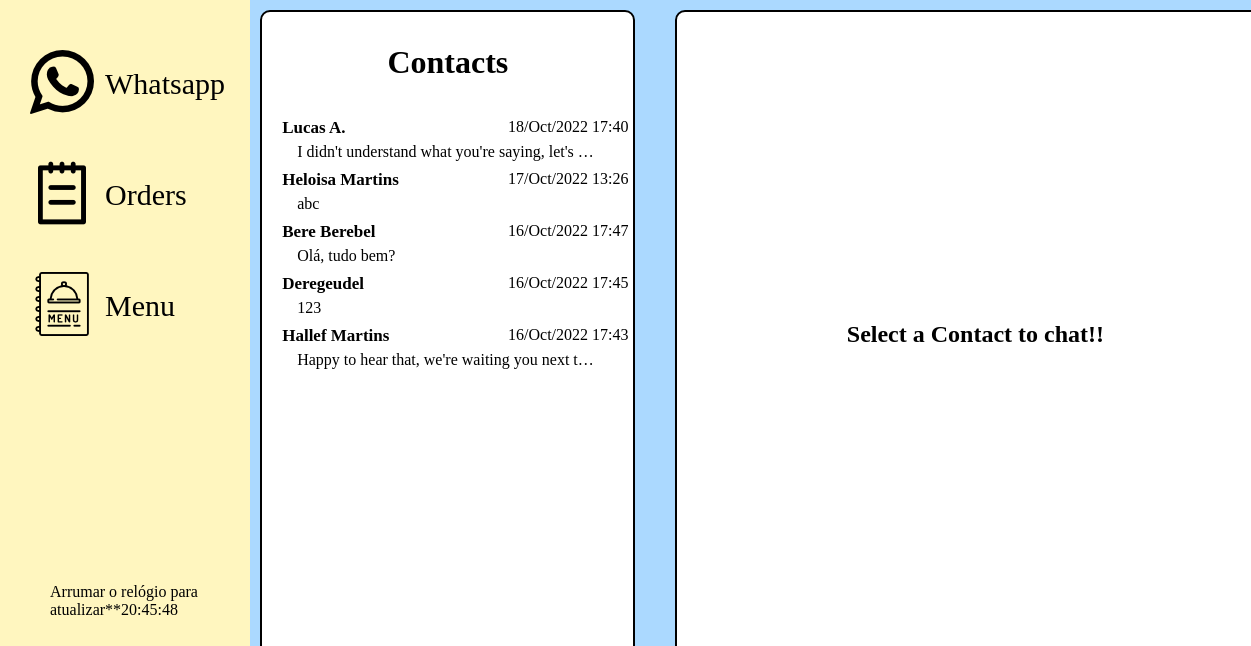
Page /chat/ on the committed database.
### Bot/models.py (models this page shows, shortened)
class Contacts(models.Model):
    name = models.CharField(max_length=32)
    phone_number = models.CharField(max_length=16, unique=True)
    class Meta: verbose_name_plural = 'Contacts'
    def get_id(self):
        return f"{self.id}"

class Messages(models.Model):
    from_number = models.CharField(max_length=16)
    to_number = models.CharField(max_length=16)
    message_text = models.TextField()
    sent_datetime = models.DateTimeField()
    contact_id = models.ForeignKey(
        Contacts,
        on_delete=models.CASCADE
    )
    class Meta: verbose_name_plural = 'Messages'

### Bot/views.py (the view)
# urls.py: path('chat/', chat, name='chat'),
def chat(request, **kwargs): #Show all numbers that messaged
    last_message = {id : Messages.objects.filter(contact_id = id).last() for id in Contacts.objects.all()}
    if request.method == "POST" or kwargs:
        id = kwargs.get('id')
        if request.POST.get('id') != None:
            id = request.POST.get('id')
        text = request.POST.get('text')
        if text != None:
            to = Contacts.objects.get(id = id)
            send_message(text, to.phone_number, to)
        user = Contacts.objects.get(id = id)
        messages = Messages.objects.filter(contact_id = id).order_by('-id')
        num_orders = Orders.objects.filter(contact_id = id).count()
        active_orders = Orders.objects.filter(contact_id = id, status__in = ('Delivering', 'Preparing'))
    else:
        messages = None
        active_orders = None
        num_orders = 0
        user = None
    return render(request, 'Chat/chat.html', {'contact' : last_message, 'messages' : messages, 'num_orders' : num_orders, 'active_orders' : active_orders, 'user' : user})

### Bot/templates/Chat/chat.html
{% extends 'main.html' %}
{% load static %}
{% block styles %}
    <link rel="stylesheet" href="{% static 'css/chat.css' %}">
{% endblock %}
{% block content %}
<section id="chat">
    <p class="contacts">Contacts</p>
    <form method="POST"> {% csrf_token %}
        {% for number, message in contact.items %}
        <button class="buttonnumber" type="submit" name="id" value="{{ number.get_id }}">
            <div class="number">
                <span class="name">{{ number.name }}</span>
                <span class="time">{{ message.sent_datetime|date:"d/M/Y H:i" }}</span>
                <span class="message">{{ message.message_text }}</span>
            </div>
        </button>
        {% endfor %}
    </form>
</section>
<section id="chatting">
    {% if messages %}
        <div class="contact_info">
            <div class="perfil">
                <div class="firstletter">{{ user.name|make_list|first|upper }}</div>
            </div>
            <div class="info">
                <span class="name_chat">{{ user.name }}</span><br>
                <span class="number_chat">{{ user.phone_number}}</span>
            </div>
            <div class="order_info">
                <span>Numbers of Orders: {{ num_orders }}</span><br>
                <span>Active Order: {% if active_orders %}
                    {% for order in active_orders %}
                        <a href="{{ order.get_absolute_url }}">{{ order.id }}</a>
                    {% endfor %}
                    {% else %}
                        No active orders
                    {% endif %}
                </span>
            </div>
        </div>
        <div class="messages_chatbox">
        {% for message in messages %}
            {% if message.contact_id.phone_number == message.from_number %}
                <div class="message_user">
                    <span class="message_user_chatbox">{{ message.message_text }}</span><span class="time_send_chatbox">{{ message.sent_datetime|date:"d/m H:i" }}</span>
                </div>
            {% else %}
            <div class="message_system">
                <span class="message_system_chatbox">{{ message.message_text }}</span><span class="time_send_chatbox">{{ message.sent_datetime|date:"d/m H:i" }}</span>
            </div>
            {% endif %}
        {% endfor %}
        </div>
        <form method="POST"> {% csrf_token %}
            <div class="text_input">
                    <textarea required name="text" placeholder="Message"></textarea>
            </div>
            <div class="send_text">
                <button class="buttonsend" type="submit" name="id" value="{{ user.id }}">
                    <img class="send" src="{% static 'img/send-button.png' %}">
                </button>
            </div>
        </form>
    {% else %}
        <span class="noneselected"><center>Select a Contact to chat!!</center></span>
    {% endif %}
</section>
{% endblock %}

### Bot/static/css/chat.css (style rules this page uses)
#chat { position: absolute; margin-top: 10px; margin-left: 10px; width: 30%; height: 97%; background-color: #FFFFFF; border: 2px solid black; border-radius: 10px; box-sizing: border-box; }
#chatting { position: absolute; background-color: #FFFFFF; margin-top: 10px; margin-left: 425px; width: 48%; height: 97%; border: 2px solid black; border-radius: 10px; box-sizing: border-box; }
.contacts { position: relative; text-align: center; font-size: 32px; font-weight: bold; }
.number { height: 10%; color: black; }
.name { position: absolute; left: 20px; top: 5px; font-size: 17px; font-weight: bold; }
button.buttonnumber { position: relative; width: 100%; background: none; color: inherit; border: none; padding: 0; font: inherit; cursor: pointer; outline: inherit; }
.message { float: left; text-align: left; margin-left: 35px; margin-top: 12px; display: block; width: 300px; overflow: hidden; white-space: nowrap; text-overflow: ellipsis; }
.time { position: relative; float: right; top: 5px; right: 5px; }
.noneselected { position: relative; height: auto; top: 40%; font-weight: bold; font-size: 24px; }

### Bot/static/css/main.css (style rules this page uses)
body { margin: 0; }

### rows in the picture
Contacts: {{ number.get_id }} 1 (drawn), name "Lucas A.", sent_datetime "18/Oct/2022 17:40", message_text "I didn't understand what you're saying, let's…"
Contacts: {{ number.get_id }} 2 (drawn), name "Heloisa Martins", sent_datetime "17/Oct/2022 13:26", message_text "abc"
Contacts: {{ number.get_id }} 3 (drawn), name "Bere Berebel", sent_datetime "16/Oct/2022 17:47", message_text "Olá, tudo bem?"
Contacts: {{ number.get_id }} 4 (drawn), name "Deregeudel", sent_datetime "16/Oct/2022 17:45", message_text "123"
Contacts: {{ number.get_id }} 6 (drawn), name "Hallef Martins", sent_datetime "16/Oct/2022 17:43", message_text "Happy to hear that, we're waiting you next t…"
